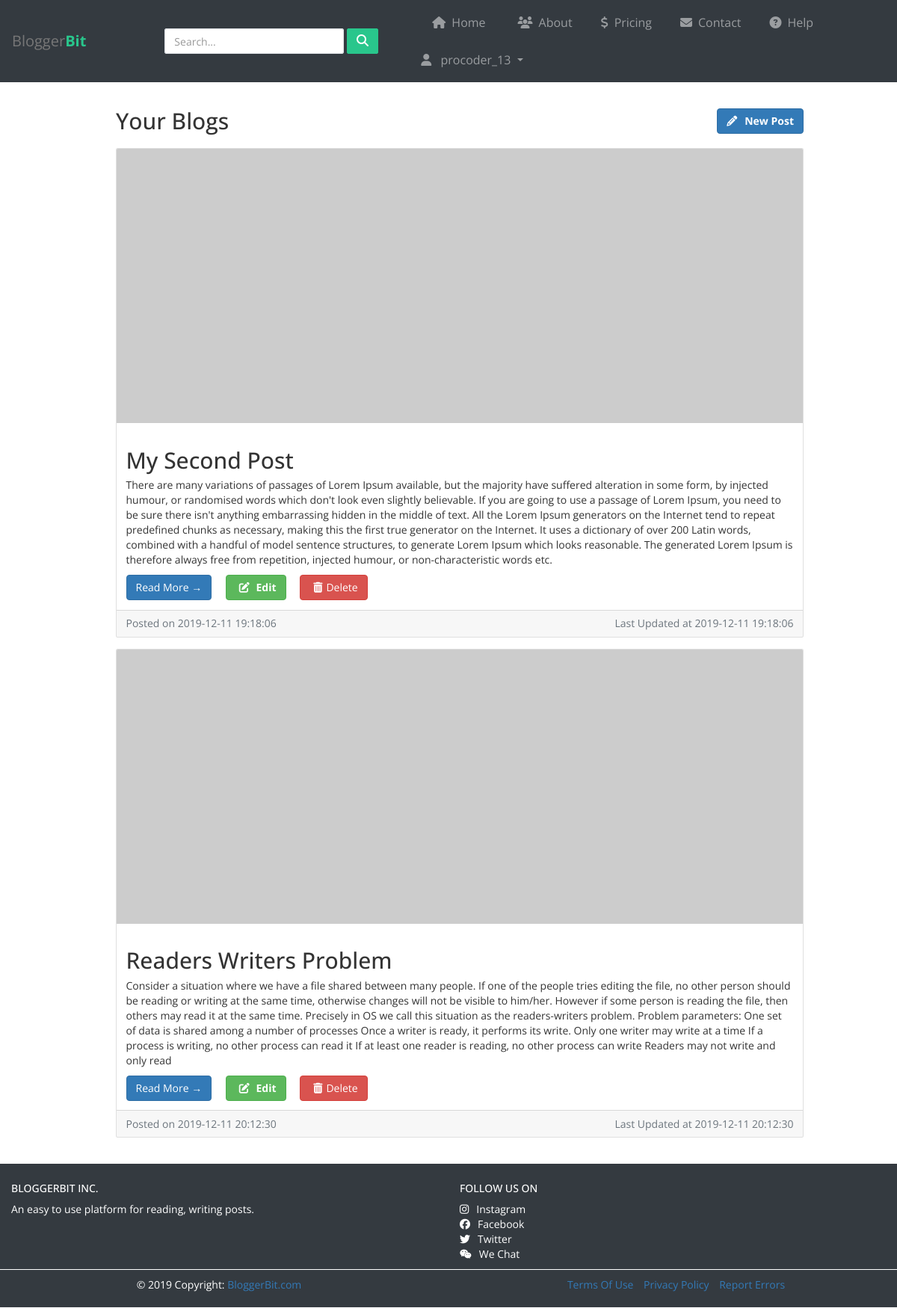
Page /procoder_13/blogs (signed in) on the earlier database version.
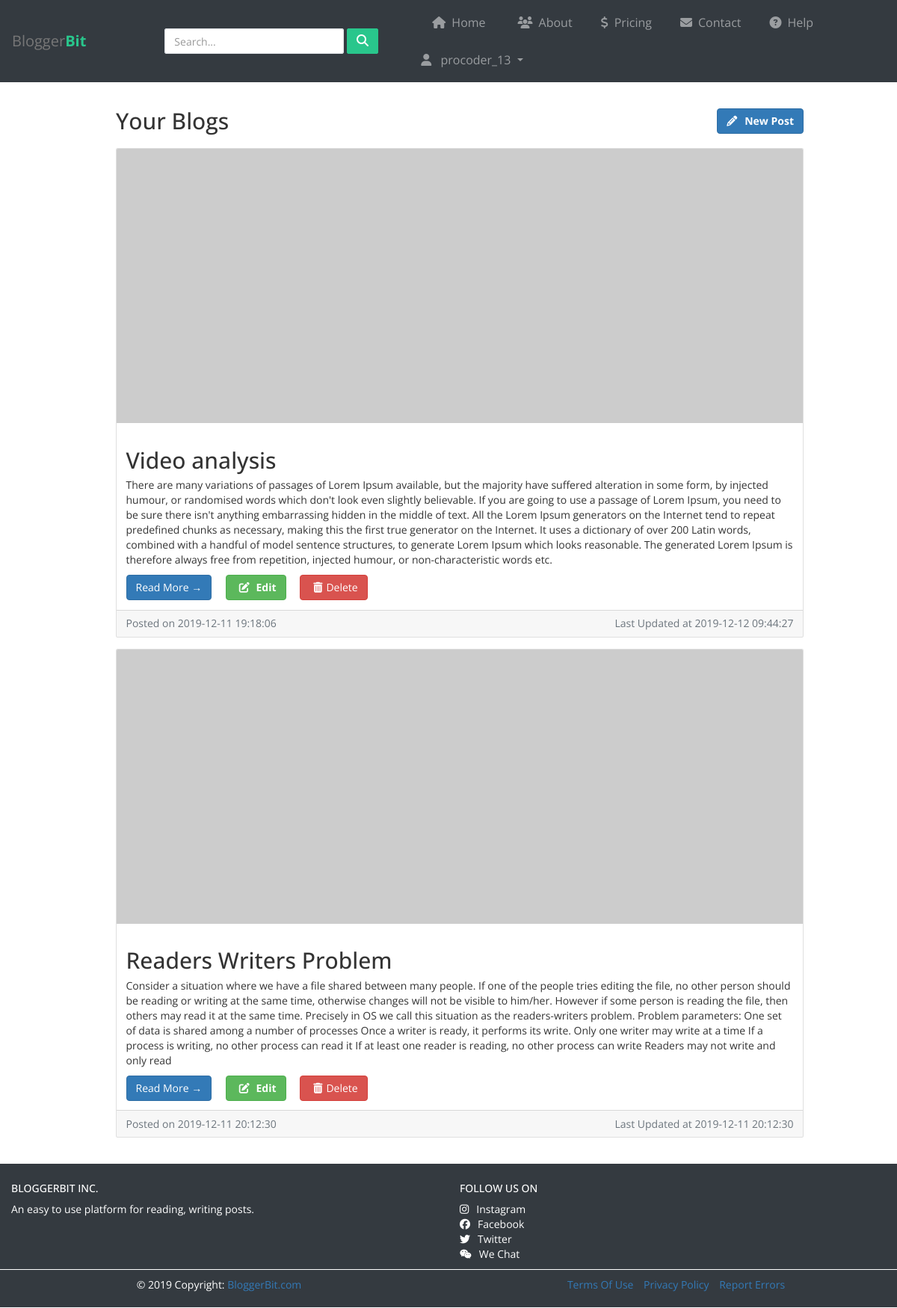
Same page on the later database version.
### app.py (models this page shows)
class Post(db.Model):
	pid = db.Column(db.Integer, primary_key=True)
	title= db.Column(db.String(80), nullable=False)
	author = db.Column(db.String(40), nullable=False)
	content = db.Column(db.String(100), nullable=False)
	created_on = db.Column(db.DateTime, nullable=False)
	last_updated = db.Column(db.DateTime, nullable=False)
	tags = db.Column(db.String(50), nullable=False)

### app.py (the view)
@app.route('/<user>/blogs')
@is_logged_in
def userBlogs(user):
	posts = Post.query.filter_by(author=user).all()
	for post in posts:
		post.created_on= str(post.created_on).split('.')[0]
		post.last_updated=str(post.last_updated).split('.')[0]
	return render_template('post.html', username=session["username"], logged_in=True, post=posts, userBlog=True)

### app.py (called while the page is built)
def is_logged_in(f):
	@wraps(f)
	def wrap(*args, **kwargs):
		if 'logged_in' in session:
			return f(*args, **kwargs)
		else:
			flash('Unauthorized, Please Login !', category='danger')
			return redirect(url_for('home'))
	return wrap

### templates/post.html (shortened to what this page needs)
{% extends "layout.html" %}
{% block content %}
<div class="container">
	<div class="row justify-content-between">
      <div class="col-md-10">
        {% if userBlog %}
            {% if post|length > 0 %}
          	<div class="row mb-2">
    	      	<div class="col-md-8">
        	        <h2 class="my-4">Your Blogs</h2>
    	        </div>
    			<div class="col-md-4">
    				<a href="/{{username}}/new/" class="btn btn-primary py-auto mt-4 pull-right"><span class="pr-3"><i class="fas fa-pencil-alt"></i></span><b>New Post</b></a>
    			</div>
    		</div>
            {% endif %}
        {% endif %}
        {% if userBlog %}
            {% for p in post %}
                <div class="card mb-4">
                    <img class="card-img-top" src="http://placehold.it/750x300" alt="Card image cap">
                    <div class="card-body">
                        <h2 class="card-title">{{p.title}}</h2>
                        <p class="card-text">{{p.content}}</p>
                        <a href="/{{username}}/view/{{p.pid}}" class="btn btn-primary">Read More &rarr;</a>
                        <a href="/{{username}}/edit/{{p.pid}}" class="btn btn-success mx-4"><span class="px-2"><i class="fas fa-edit"></i></span> <b>Edit</b></a>
                        <a href="/delete/{{p.pid}}" class="btn btn-danger"><span class="px-2"><i class="fas fa-trash-alt"></i></span>Delete</a>
                    </div>
                    <div class="card-footer text-muted">
                        <div class="row">
                            <div class="col-md-6">
                                Posted on {{p.created_on}}
                            </div>
                            <div class="col-md-6 text-right">
                                Last Updated at {{p.last_updated}}
                            </div>
                        </div>
                    </div>
                </div>
            {% endfor %}
        {% endif %}
      </div>
  </div>
</div>
{% endblock %}

### templates/layout.html (shortened to what this page needs)
<!DOCTYPE html>
<html>
<head>
	<link rel="stylesheet" href="https://stackpath.bootstrapcdn.com/bootstrap/4.3.1/css/bootstrap.min.css">
	<link rel="stylesheet" href="//maxcdn.bootstrapcdn.com/bootstrap/4.0.0/css/bootstrap.min.css" rel="stylesheet" id="bootstrap-css">
  <link href="//netdna.bootstrapcdn.com/bootstrap/3.2.0/css/bootstrap.min.css" rel="stylesheet" id="bootstrap-css">
	<link rel="stylesheet" href="https://maxcdn.bootstrapcdn.com/font-awesome/4.7.0/css/font-awesome.min.css">
  <link rel="stylesheet" type="text/css" href="{{ url_for('static', filename='stylesheets/layout.css') }}">
</head>
<body id="page-top">
<nav class="navbar sticky-top navbar-default navbar-expand-lg navbar-dark bg-dark" style="border: none;">
	<div class="navbar-header d-flex col">
		<a class="navbar-brand" href="/admin">Blogger<b>Bit</b></a>
	</div>
  <form class="navbar-form form-inline search-form">
			<div class="input-group">
				<input type="text" class="form-control" placeholder="Search...">
				<span class="input-group-btn">
					<button type="button" class="btn btn-default"><i class="fa fa-search"></i></button>
				</span>
			</div>
		</form>
  {% if logged_in == True %}
	<div id="navbarCollapse" class="collapse navbar-collapse justify-content-start" style="width: 630px;">
  {% else %}
  <div id="navbarCollapse" class="collapse navbar-collapse justify-content-start" style="width: 500px;">
  {% endif %}
		<ul class="nav navbar-nav">
			<li class="nav-item" style="margin: 0% 15px;"><a href="/" class="nav-link"><span style="margin: 0% 8px;"><i class="fas fa-home"></i></span>Home</a></li>
			<li class="nav-item" style="margin: 0% 10px;"><a href="/about" class="nav-link"><span style="margin: 0% 8px;"><i class="fas fa-users"></i></span>About</a></li>
			<li class="nav-item" style="margin: 0% 10px;"><a href="/pricing" class="nav-link"><span style="margin: 0% 8px;"><i class="fas fa-dollar-sign"></i></span>Pricing</a></li>
			<li class="nav-item" style="margin: 0% 10px;"><a href="/contact" class="nav-link"><span style="margin: 0% 8px;"><i class="fas fa-envelope"></i></span>Contact</a></li>
      <li class="nav-item" style="margin: 0% 10px;"><a href="/help" class="nav-link"><span style="margin: 0% 8px;"><i class="fas fa-question-circle"></i></i></span>Help</a></li>
		</ul>
    {% if logged_in == True %}
    <ul class="nav navbar-nav ml-auto">
      <li class="nav-item dropdown">
        <a data-toggle="dropdown" class="nav-link dropdown-toggle" href="#"><span style="margin: 0% 8px;"><i class="fas fa-user"></i></span> {{ username }} </b></a>
      </li>
    </ul>
    {% endif %}
	</div>
</nav>
  <div class="container">
  	{% block content %}
    {% endblock %}
  </div>
<br>
<footer class="page-footer font-small blue pt-4 bg-dark">
  <div class="container-fluid text-center text-md-left">
    <div class="row" id="footer-content">
      <div class="col-md-6 mt-md-0 mt-3">
        <h5 class="text-uppercase">BloggerBit Inc.</h5>
        <p>An easy to use platform for reading, writing posts.</p>
      </div>
      <div class="col-md-3 mb-md-0 mb-3">
        <h5 class="text-uppercase">Follow us on</h5>
        <ul class="list-unstyled">
          <li><a href="https://www.instagram.com/"><span class="pr-3"><i class="fab fa-instagram"></i></span>Instagram</a></li>
          <li><a href="https://www.facebook.com/"><span class="pr-3"><i class="fab fa-facebook"></i></span>Facebook</a></li>
          <li><a href="https://www.twitter.com/"><span class="pr-3"><i class="fab fa-twitter"></i></span>Twitter</a></li>
          <li><a href="https://www.wechat.com/en"><span class="pr-3"><i class="fab fa-weixin"></i></span>We Chat</a></li>
        </ul>
      </div>
    </div>
  </div>
  	<div class="row"  style="border: 1px solid white;">
  		<div class="footer-copyright text-center py-3 col-sm-6" style="color: white;">© 2019 Copyright:
    		<a href="https://mdbootstrap.com/education/bootstrap/"> BloggerBit.com</a>
    	</div>
    	<div class="footer-copyright text-center py-3 col-sm-6">
    	<ul class="list-inline">
    	<li><a href="">Terms Of Use</a></li>
    	<li><a href="">Privacy Policy</a></li>
    	<li><a href="">Report Errors</a></li>
    </ul>
  </div>
  </div>
</footer>
</body>
</html>

### static/stylesheets/layout.css (style rules this page uses)
body { margin: 0; padding: 0; box-sizing: border-box; font-family: 'Open Sans', sans-serif; overflow-x: hidden; }
.list-unstyled a, .list-unstyled a span { color: white; }
.form-control { box-shadow: none; border-radius: 4px; border-color: #dfe3e8; }
.navbar-header.col { padding: 0 !important; }
.navbar { background: #fff; padding-left: 16px; padding-right: 16px; border-bottom: 1px solid #dfe3e8; border-radius: 0; }
.navbar .navbar-brand { font-size: 20px; padding-left: 0; padding-right: 50px; }
.navbar .navbar-brand b { font-weight: bold; color: #29c68c; }
.navbar ul.nav li a { color: #999; font-size: 16px; }
.navbar .form-inline i { font-size: 16px; }
.navbar .form-inline .btn { border-radius: 2px; color: #fff; border-color: #29c68c; background: #29c68c; outline: none; }
.navbar .search-form { display: inline-block; }
.navbar .search-form .btn { margin-left: 4px; }
.navbar .search-form .form-control { border-radius: 2px; }
#footer-content { color: #fff; }
@media (min-width: 1200px) { .search-form .input-group { width: 300px; margin-left: 30px; } }

Differences in the rows shown:
changed Post: title "My Second Post" → "Video analysis"; last_updated "2019-12-11 19:18:06" → "2019-12-12 09:44:27"
